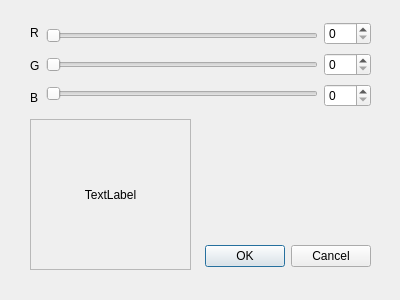
<?xml version="1.0" encoding="UTF-8"?>
<ui version="4.0">
 <class>ColorDialog</class>
 <widget class="QDialog" name="ColorDialog">
  <property name="geometry">
   <rect>
    <x>0</x>
    <y>0</y>
    <width>400</width>
    <height>300</height>
   </rect>
  </property>
  <property name="windowTitle">
   <string>Dialog</string>
  </property>
  <widget class="QDialogButtonBox" name="buttonBox">
   <property name="geometry">
    <rect>
     <x>30</x>
     <y>240</y>
     <width>341</width>
     <height>32</height>
    </rect>
   </property>
   <property name="orientation">
    <enum>Qt::Orientation::Horizontal</enum>
   </property>
   <property name="standardButtons">
    <set>QDialogButtonBox::StandardButton::Cancel|QDialogButtonBox::StandardButton::Ok</set>
   </property>
  </widget>
  <widget class="QWidget" name="layoutWidget">
   <property name="geometry">
    <rect>
     <x>30</x>
     <y>20</y>
     <width>341</width>
     <height>91</height>
    </rect>
   </property>
   <layout class="QHBoxLayout" name="horizontalLayout">
    <item>
     <layout class="QVBoxLayout" name="verticalLayout">
      <item>
       <widget class="QLabel" name="redLabel">
        <property name="text">
         <string>R</string>
        </property>
       </widget>
      </item>
      <item>
       <widget class="QLabel" name="greenLabel">
        <property name="text">
         <string>G</string>
        </property>
       </widget>
      </item>
      <item>
       <widget class="QLabel" name="blueLabel">
        <property name="text">
         <string>B</string>
        </property>
       </widget>
      </item>
     </layout>
    </item>
    <item>
     <layout class="QVBoxLayout" name="verticalLayout_2">
      <item>
       <widget class="QSlider" name="redSlider">
        <property name="maximum">
         <number>255</number>
        </property>
        <property name="sliderPosition">
         <number>0</number>
        </property>
        <property name="orientation">
         <enum>Qt::Orientation::Horizontal</enum>
        </property>
       </widget>
      </item>
      <item>
       <widget class="QSlider" name="greenSlider">
        <property name="maximum">
         <number>255</number>
        </property>
        <property name="orientation">
         <enum>Qt::Orientation::Horizontal</enum>
        </property>
       </widget>
      </item>
      <item>
       <widget class="QSlider" name="blueSlider">
        <property name="maximum">
         <number>255</number>
        </property>
        <property name="orientation">
         <enum>Qt::Orientation::Horizontal</enum>
        </property>
       </widget>
      </item>
     </layout>
    </item>
    <item>
     <layout class="QVBoxLayout" name="verticalLayout_3">
      <item>
       <widget class="QSpinBox" name="redSpinBox">
        <property name="maximum">
         <number>255</number>
        </property>
       </widget>
      </item>
      <item>
       <widget class="QSpinBox" name="greenSpinBox">
        <property name="maximum">
         <number>255</number>
        </property>
       </widget>
      </item>
      <item>
       <widget class="QSpinBox" name="blueSpinBox">
        <property name="maximum">
         <number>255</number>
        </property>
       </widget>
      </item>
     </layout>
    </item>
   </layout>
  </widget>
  <widget class="QFrame" name="colorPreviewFrame">
   <property name="geometry">
    <rect>
     <x>30</x>
     <y>119</y>
     <width>161</width>
     <height>151</height>
    </rect>
   </property>
   <property name="autoFillBackground">
    <bool>false</bool>
   </property>
   <property name="frameShape">
    <enum>QFrame::Shape::StyledPanel</enum>
   </property>
   <property name="frameShadow">
    <enum>QFrame::Shadow::Raised</enum>
   </property>
   <widget class="QLabel" name="colorPreview">
    <property name="geometry">
     <rect>
      <x>10</x>
      <y>10</y>
      <width>141</width>
      <height>131</height>
     </rect>
    </property>
    <property name="text">
     <string>TextLabel</string>
    </property>
    <property name="alignment">
     <set>Qt::AlignmentFlag::AlignCenter</set>
    </property>
   </widget>
  </widget>
  <zorder>colorPreviewFrame</zorder>
  <zorder>buttonBox</zorder>
  <zorder>layoutWidget</zorder>
 </widget>
 <resources/>
 <connections>
  <connection>
   <sender>buttonBox</sender>
   <signal>accepted()</signal>
   <receiver>ColorDialog</receiver>
   <slot>accept()</slot>
   <hints>
    <hint type="sourcelabel">
     <x>248</x>
     <y>254</y>
    </hint>
    <hint type="destinationlabel">
     <x>157</x>
     <y>274</y>
    </hint>
   </hints>
  </connection>
  <connection>
   <sender>buttonBox</sender>
   <signal>rejected()</signal>
   <receiver>ColorDialog</receiver>
   <slot>reject()</slot>
   <hints>
    <hint type="sourcelabel">
     <x>316</x>
     <y>260</y>
    </hint>
    <hint type="destinationlabel">
     <x>286</x>
     <y>274</y>
    </hint>
   </hints>
  </connection>
 </connections>
</ui>
